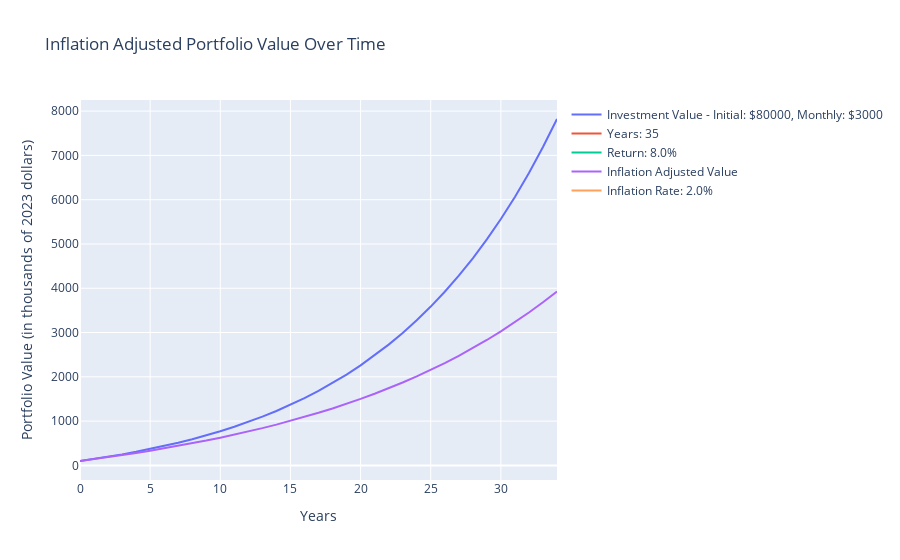
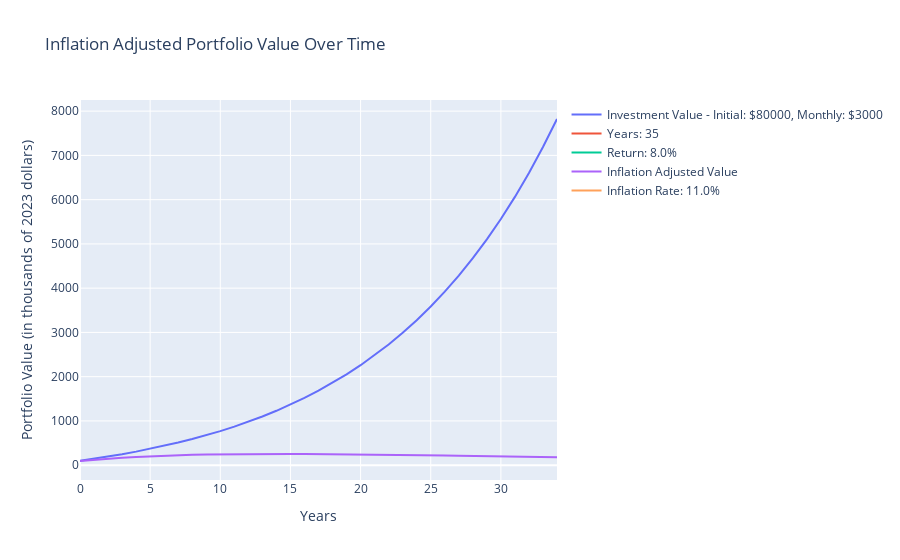

These figures' notebook cell, in order:
### Code cell
import numpy as np
import plotly.graph_objs as go
from ipywidgets import interact, IntSlider, FloatSlider, VBox, HBox

# Define sliders for user input
initial_investment_slider = IntSlider(min=0, max=500000, step=500, value=80000, description='Initial Investment')
monthly_investment_slider = IntSlider(min=100, max=5000, step=100, value=3000, description='Monthly Investment')
inflation_rate_slider = FloatSlider(min=0.01, max=0.15, step=0.01, value=0.02, description='Inflation Rate')
rate_of_return_slider = FloatSlider(min=0.01, max=0.20, step=0.01, value=0.08, description='Assumed Annual Rate of Return')
length_of_forecast_slider = IntSlider(min=1, max=80, step=1, value=35, description='Number of Years')


# Function to calculate and plot portfolio values
def plot_portfolio(initial_investment, monthly_investment, inflation_rate, years, annual_return):

    # Initialize figure
    fig = go.FigureWidget()


    # Calculate portfolio value over time
    months = years * 12
    portfolio_value = np.zeros(months)
    inflation_adjusted_value = np.zeros(months)

    for i in range(months):
        if i == 0:
            portfolio_value[i] = initial_investment
        else:
            portfolio_value[i] = portfolio_value[i-1] * (1 + annual_return/12) + monthly_investment
        inflation_adjusted_value[i] = portfolio_value[i] / (1 + inflation_rate/12)**i

    # Convert arrays to annual and in thousands for easier viewing
    annual_investment_value = portfolio_value.reshape(-1, 12).mean(axis=1) / 1000
    annual_inflation_adjusted_value = inflation_adjusted_value.reshape(-1, 12).mean(axis=1) / 1000

    # Update the figure
    fig.data = []
    fig.add_trace(go.Scatter(x=list(range(years)), y=annual_investment_value, 
                             mode='lines', 
                             name=f'Investment Value - Initial: ${initial_investment}, Monthly: ${monthly_investment}'))
    fig.add_trace(go.Scatter(x=[None], y=[None], mode='lines', name=f'Years: {years}'))
    fig.add_trace(go.Scatter(x=[None], y=[None], mode='lines', name=f'Return: {annual_return*100}%'))
    fig.add_trace(go.Scatter(x=list(range(years)), y=annual_inflation_adjusted_value, 
                             mode='lines', 
                             name=f'Inflation Adjusted Value'))
    fig.add_trace(go.Scatter(x=[None], y=[None], mode='lines', name=f'Inflation Rate: {inflation_rate*100}%'))
    fig.layout = go.Layout(title='Inflation Adjusted Portfolio Value Over Time',
                           xaxis=dict(title='Years'),
                           yaxis=dict(title='Portfolio Value (in thousands of 2023 dollars)'))
    fig.show()

# Interactive function

interact(plot_portfolio, initial_investment=initial_investment_slider, 
         monthly_investment=monthly_investment_slider, inflation_rate=inflation_rate_slider,
         years=length_of_forecast_slider, annual_return=rate_of_return_slider)

### Figure 1 — Plotly figure (JSON) as saved in the notebook; plotly's stock layout.template omitted (floating-point values rounded to 4 significant figures)
{"data": [{"mode": "lines", "name": "Investment Value - Initial: $80000, Monthly: $3000", "type": "scatter", "uid": "38bea98f-b348-4280-9af5-26278f2c9bfc", "x": [0, 1, 2, 3, 4, 5, 6, 7, 8, 9, 10, 11, 12, 13, 14, 15, 16, 17, 18, 19, 20, 21, 22, 23, 24, 25, 26, 27, 28, 29, 30, 31, 32, 33, 34], "y": [99.87, 145.5, 194.9, 248.5, 306.4, 369.2, 437.2, 510.9, 590.6, 677.0, 770.5, 871.8, 981.5, 1100.0, 1229.0, 1368.0, 1519.0, 1683.0, 1860.0, 2051.0, 2259.0, 2484.0, 2727.0, 2991.0, 3277.0, 3586.0, 3921.0, 4284.0, 4677.0, 5102.0, 5563.0, 6062.0, 6603.0, 7188.0, 7822.0]}, {"mode": "lines", "name": "Years: 35", "type": "scatter", "uid": "d3fea311-5814-441f-94a4-75172f167d32", "x": [null], "y": [null]}, {"mode": "lines", "name": "Return: 8.0%", "type": "scatter", "uid": "dc15a672-7170-4e88-a6c1-09a8da19b78f", "x": [null], "y": [null]}, {"mode": "lines", "name": "Inflation Adjusted Value", "type": "scatter", "uid": "51b7aa24-94cd-43de-a2e7-a474199517fb", "x": [0, 1, 2, 3, 4, 5, 6, 7, 8, 9, 10, 11, 12, 13, 14, 15, 16, 17, 18, 19, 20, 21, 22, 23, 24, 25, 26, 27, 28, 29, 30, 31, 32, 33, 34], "y": [98.89, 141.3, 185.5, 231.8, 280.2, 331.0, 384.2, 440.0, 498.7, 560.3, 625.1, 693.3, 765.1, 840.7, 920.5, 1005.0, 1093.0, 1187.0, 1286.0, 1390.0, 1501.0, 1618.0, 1741.0, 1872.0, 2010.0, 2156.0, 2311.0, 2475.0, 2648.0, 2832.0, 3026.0, 3233.0, 3451.0, 3683.0, 3928.0]}, {"mode": "lines", "name": "Inflation Rate: 2.0%", "type": "scatter", "uid": "e2d6ca4e-54ae-4ee3-8ca7-b4ef29e95861", "x": [null], "y": [null]}], "layout": {"title": {"text": "Inflation Adjusted Portfolio Value Over Time"}, "xaxis": {"title": {"text": "Years"}}, "yaxis": {"title": {"text": "Portfolio Value (in thousands of 2023 dollars)"}}}}

### Figure 2 — Plotly figure (JSON) as saved in the notebook; plotly's stock layout.template omitted (floating-point values rounded to 4 significant figures)
{"data": [{"mode": "lines", "name": "Investment Value - Initial: $80000, Monthly: $3000", "type": "scatter", "uid": "baeca1c0-afdd-44c8-9031-d180109d212d", "x": [0, 1, 2, 3, 4, 5, 6, 7, 8, 9, 10, 11, 12, 13, 14, 15, 16, 17, 18, 19, 20, 21, 22, 23, 24, 25, 26, 27, 28, 29, 30, 31, 32, 33, 34], "y": [99.87, 145.5, 194.9, 248.5, 306.4, 369.2, 437.2, 510.9, 590.6, 677.0, 770.5, 871.8, 981.5, 1100.0, 1229.0, 1368.0, 1519.0, 1683.0, 1860.0, 2051.0, 2259.0, 2484.0, 2727.0, 2991.0, 3277.0, 3586.0, 3921.0, 4284.0, 4677.0, 5102.0, 5563.0, 6062.0, 6603.0, 7188.0, 7822.0]}, {"mode": "lines", "name": "Years: 35", "type": "scatter", "uid": "df73a9c4-01a1-432e-ab8b-e7b219725749", "x": [null], "y": [null]}, {"mode": "lines", "name": "Return: 8.0%", "type": "scatter", "uid": "5b63d4b8-5416-431d-97f4-9d8310ee88a7", "x": [null], "y": [null]}, {"mode": "lines", "name": "Inflation Adjusted Value", "type": "scatter", "uid": "4bec9317-e21a-45bb-8560-881e389dcc7e", "x": [0, 1, 2, 3, 4, 5, 6, 7, 8, 9, 10, 11, 12, 13, 14, 15, 16, 17, 18, 19, 20, 21, 22, 23, 24, 25, 26, 27, 28, 29, 30, 31, 32, 33, 34], "y": [94.65, 123.7, 148.7, 169.9, 187.8, 202.9, 215.4, 225.6, 233.7, 240.1, 245.0, 248.5, 250.7, 251.9, 252.2, 251.7, 250.5, 248.7, 246.3, 243.5, 240.4, 236.9, 233.1, 229.2, 225.0, 220.7, 216.3, 211.8, 207.3, 202.7, 198.0, 193.4, 188.8, 184.2, 179.7]}, {"mode": "lines", "name": "Inflation Rate: 11.0%", "type": "scatter", "uid": "e18a49a5-e479-46ee-8458-bfe69868111c", "x": [null], "y": [null]}], "layout": {"title": {"text": "Inflation Adjusted Portfolio Value Over Time"}, "xaxis": {"title": {"text": "Years"}}, "yaxis": {"title": {"text": "Portfolio Value (in thousands of 2023 dollars)"}}}}
